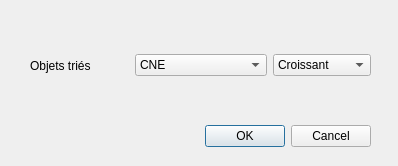
<?xml version="1.0" encoding="UTF-8"?>
<ui version="4.0">
 <class>SortDialog</class>
 <widget class="QDialog" name="SortDialog">
  <property name="geometry">
   <rect>
    <x>0</x>
    <y>0</y>
    <width>398</width>
    <height>166</height>
   </rect>
  </property>
  <property name="windowTitle">
   <string>Dialog</string>
  </property>
  <widget class="QDialogButtonBox" name="buttonBox">
   <property name="geometry">
    <rect>
     <x>30</x>
     <y>120</y>
     <width>341</width>
     <height>32</height>
    </rect>
   </property>
   <property name="orientation">
    <enum>Qt::Horizontal</enum>
   </property>
   <property name="standardButtons">
    <set>QDialogButtonBox::Cancel|QDialogButtonBox::Ok</set>
   </property>
  </widget>
  <widget class="QWidget" name="horizontalLayoutWidget">
   <property name="geometry">
    <rect>
     <x>30</x>
     <y>40</y>
     <width>341</width>
     <height>51</height>
    </rect>
   </property>
   <layout class="QHBoxLayout" name="horizontalLayout_5">
    <item>
     <widget class="QLabel" name="label_21">
      <property name="text">
       <string>Objets triés</string>
      </property>
     </widget>
    </item>
    <item>
     <widget class="QComboBox" name="sortTarget">
      <item>
       <property name="text">
        <string>CNE</string>
       </property>
      </item>
      <item>
       <property name="text">
        <string>Nom</string>
       </property>
      </item>
      <item>
       <property name="text">
        <string>Le sexe</string>
       </property>
      </item>
      <item>
       <property name="text">
        <string>Date de naissance</string>
       </property>
      </item>
      <item>
       <property name="text">
        <string>Ville natale</string>
       </property>
      </item>
      <item>
       <property name="text">
        <string>Adresse</string>
       </property>
      </item>
     </widget>
    </item>
    <item>
     <widget class="QComboBox" name="sortOrder">
      <item>
       <property name="text">
        <string>Croissant</string>
       </property>
      </item>
      <item>
       <property name="text">
        <string>Décroissant</string>
       </property>
      </item>
     </widget>
    </item>
   </layout>
  </widget>
 </widget>
 <resources/>
 <connections>
  <connection>
   <sender>buttonBox</sender>
   <signal>accepted()</signal>
   <receiver>SortDialog</receiver>
   <slot>accept()</slot>
   <hints>
    <hint type="sourcelabel">
     <x>248</x>
     <y>254</y>
    </hint>
    <hint type="destinationlabel">
     <x>157</x>
     <y>274</y>
    </hint>
   </hints>
  </connection>
  <connection>
   <sender>buttonBox</sender>
   <signal>rejected()</signal>
   <receiver>SortDialog</receiver>
   <slot>reject()</slot>
   <hints>
    <hint type="sourcelabel">
     <x>316</x>
     <y>260</y>
    </hint>
    <hint type="destinationlabel">
     <x>286</x>
     <y>274</y>
    </hint>
   </hints>
  </connection>
 </connections>
</ui>
